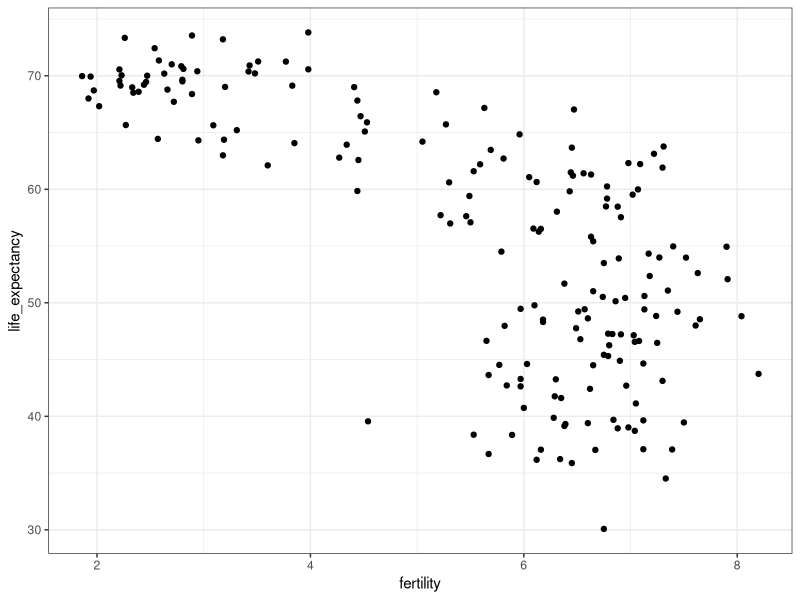
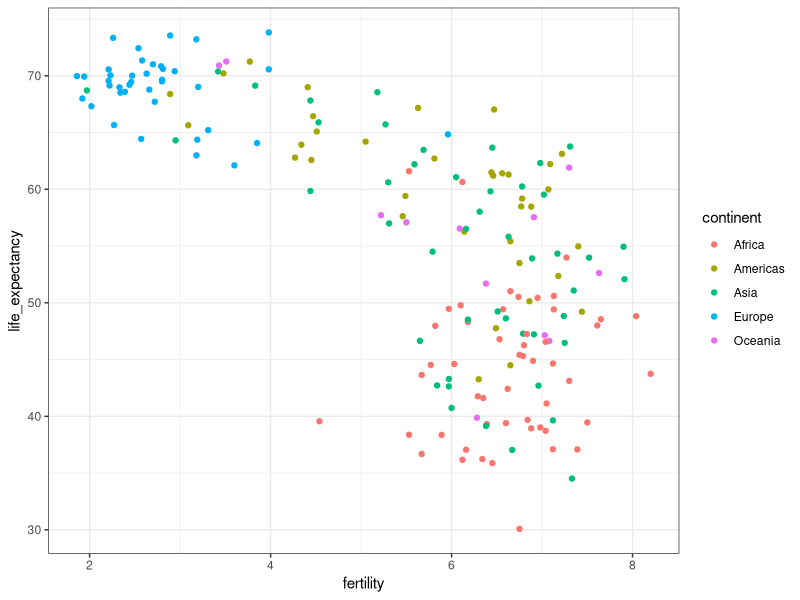
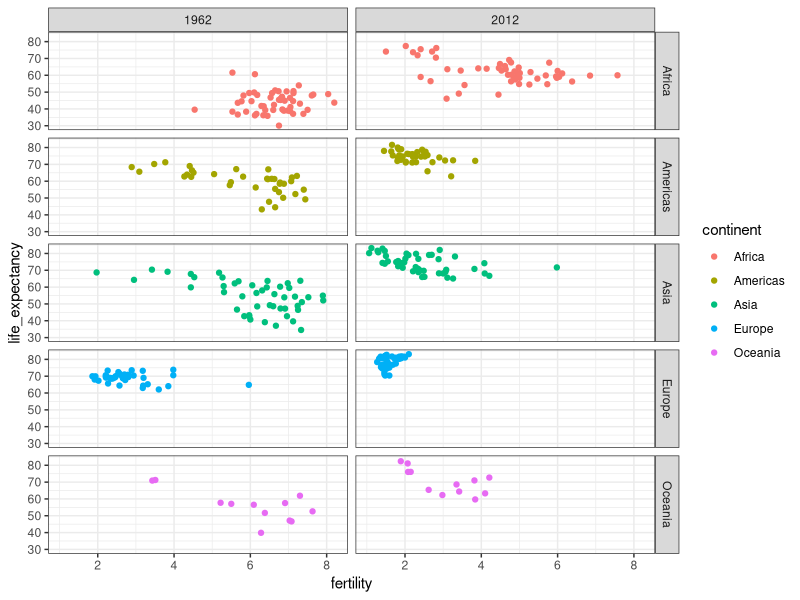
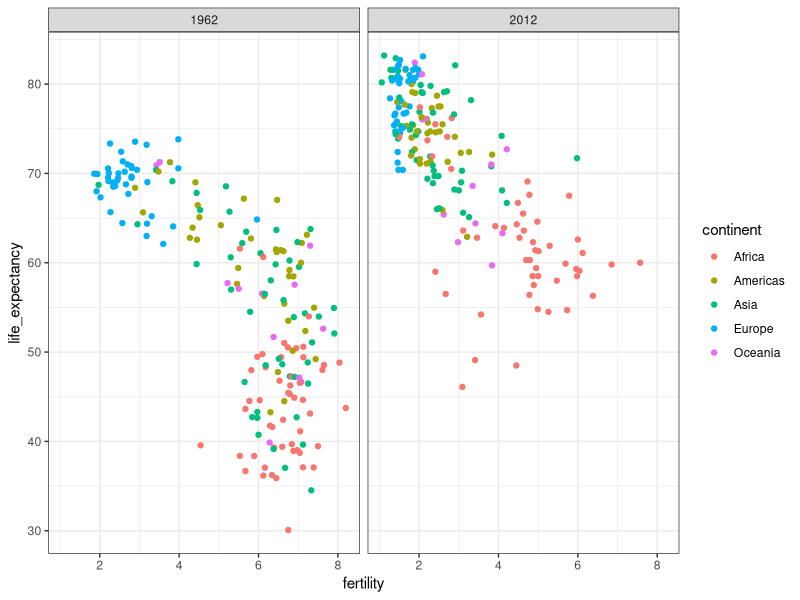
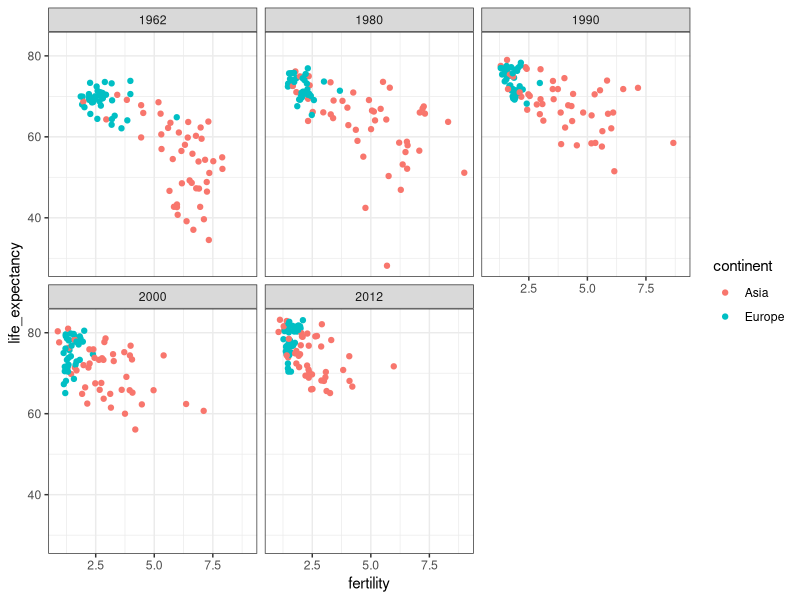

Here is the R script that generated these plots, in order:
library(tidyverse)
library(dslabs)
data(gapminder)

gapminder %>%
  filter(year == 2015 & country %in% c("Sri Lanka","Turkey")) %>%
  select(country, infant_mortality)
ds_theme_set()    # set plot theme
filter(gapminder, year == 1962) %>%
  ggplot(aes(fertility, life_expectancy)) +
  geom_point()

# add color as continent
filter(gapminder, year == 1962) %>%
  ggplot(aes(fertility, life_expectancy, color = continent)) +
  geom_point()
filter(gapminder, year %in% c(1962, 2012)) %>%
  ggplot(aes(fertility, life_expectancy, col = continent)) +
  geom_point() +
  facet_grid(continent ~ year)

# facet by year only
filter(gapminder, year %in% c(1962, 2012)) %>%
  ggplot(aes(fertility, life_expectancy, col = continent)) +
  geom_point() +
  facet_grid(. ~ year)

# facet by year, plots wrapped onto multiple rows
years <- c(1962, 1980, 1990, 2000, 2012)
continents <- c("Europe", "Asia")
gapminder %>%
  filter(year %in% years & continent %in% continents) %>%
  ggplot(aes(fertility, life_expectancy, col = continent)) +
  geom_point() +
  facet_wrap(~year)
